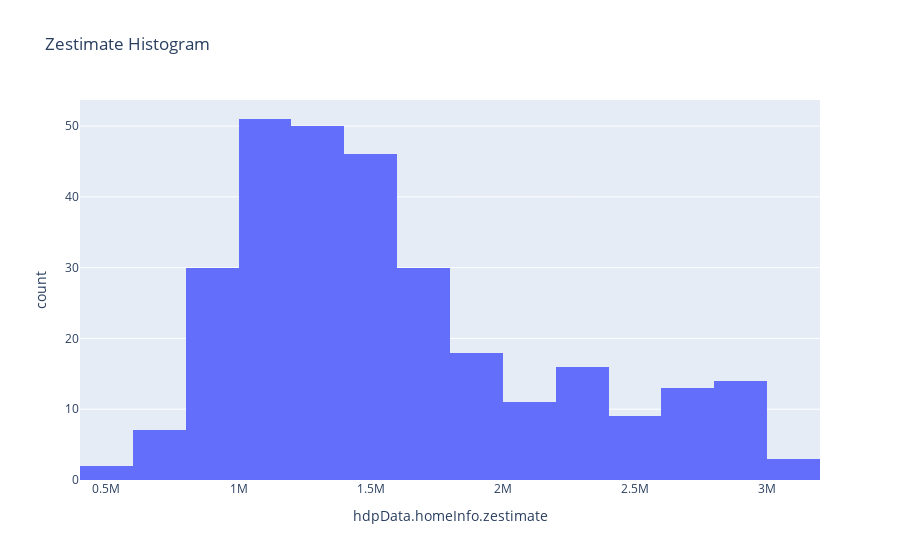

Notebook code for this chart:
### Code cell
# view zestimate
px.histogram(df_listings, x="hdpData.homeInfo.zestimate", title="Zestimate Histogram")

### Figure 1 — Plotly figure (JSON) as saved in the notebook; plotly's stock layout.template omitted (floating-point values rounded to 4 significant figures; data arrays with more than 128 entries replaced by an {"elided": "..."} marker saying what was removed)
{"data": [{"alignmentgroup": "True", "bingroup": "x", "hovertemplate": "hdpData.homeInfo.zestimate=%{x}<br>count=%{y}<extra></extra>", "legendgroup": "", "marker": {"color": "#636efa", "pattern": {"shape": ""}}, "name": "", "offsetgroup": "", "orientation": "v", "showlegend": false, "type": "histogram", "x": {"elided": "367 int values"}, "xaxis": "x", "yaxis": "y"}], "layout": {"barmode": "relative", "legend": {"tracegroupgap": 0}, "title": {"text": "Zestimate Histogram"}, "xaxis": {"anchor": "y", "domain": [0, 1], "title": {"text": "hdpData.homeInfo.zestimate"}}, "yaxis": {"anchor": "x", "domain": [0, 1], "title": {"text": "count"}}}}
